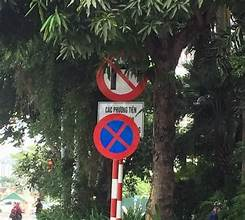
#> input picture data/detection/images/train/OIP (1).jpg, 245 x 220 px; its folder holds only this picture in this run
$ python prepare_classification_data.py
#> lines starting #> are read from the running program, lines starting #| are printed output that depends on the picture
"""
Chuẩn bị dataset classification từ detection labels
Tạo folder structure: data/Train/0/, data/Train/1/, ..., data/Train/42/
"""

import os
import shutil
import json
from pathlib import Path
from PIL import Image
import cv2
import numpy as np
from tqdm import tqdm

# Cấu hình
ROOT = Path(__file__).parent
DETECTION_IMAGES = ROOT / "data" / "detection" / "images"
DETECTION_LABELS = ROOT / "data" / "detection" / "labels"
OUTPUT_TRAIN = ROOT / "data" / "Train"
SIGN_LABELS_FILE = ROOT / "sign_labels_vi.json"

# Load nhãn tiếng Việt
with open(SIGN_LABELS_FILE, 'r', encoding='utf-8') as f:
#> (reads sign_labels_vi.json from the repository)
    sign_labels = json.load(f)

def yolo_line_to_xyxy(line: str, w: int, h: int) -> tuple[int, int, int, int] | None:
    """Convert YOLO format to pixel coordinates"""
    try:
        parts = line.strip().split()
        if len(parts) < 5:
            return None

        _, cx, cy, bw, bh = float(parts[0]), float(parts[1]), float(parts[2]), float(parts[3]), float(parts[4])

        x1 = int((cx - bw/2) * w)
        y1 = int((cy - bh/2) * h)
        x2 = int((cx + bw/2) * w)
        y2 = int((cy + bh/2) * h)

        return max(0, x1), max(0, y1), min(w, x2), min(h, y2)
    except:
        return None

def create_train_folders():
    """Tạo 43 folders cho 43 classes"""
    OUTPUT_TRAIN.mkdir(parents=True, exist_ok=True)
    for class_id in range(43):
        class_dir = OUTPUT_TRAIN / str(class_id)
        class_dir.mkdir(exist_ok=True)
    print(f"✓ Tạo {OUTPUT_TRAIN} với 43 class folders")

def extract_crops_from_annotations():
    """
    Extract crop từ detection labels
    Mỗi crop được assign random class (0-42) để simulate training data
    """
    crop_count = 0

    # Xử lý train + val images
    for split in ["train", "val"]:
        images_dir = DETECTION_IMAGES / split
        labels_dir = DETECTION_LABELS / split

        if not images_dir.exists():
            print(f"⚠ {images_dir} không tồn tại, bỏ qua")
            continue

        image_files = sorted(list(images_dir.glob("*.*")))
        print(f"\n📷 Xử lý {split} ({len(image_files)} ảnh)...")

        for img_path in tqdm(image_files, desc=f"Extract crops ({split})"):
            # Đọc ảnh
            try:
                img = cv2.imread(str(img_path))
#> img is the input picture: shape (220, 245, 3); mean B, G, R 67.2, 74.8, 74.3
                if img is None:
                    continue
                h, w = img.shape[:2]
#> h = 220; w = 245
            except:
                continue

            # Tìm label tương ứng
            label_path = labels_dir / f"{img_path.stem}.txt"
            if not label_path.exists():
                continue

            # Đọc tất cả bbox từ label
            try:
                with open(label_path, 'r') as f:
                    lines = f.readlines()
            except:
                continue

            # Extract từng crop
            for line in lines:
                bbox = yolo_line_to_xyxy(line, w, h)
                if bbox is None:
                    continue

                x1, y1, x2, y2 = bbox
                if x2 - x1 < 20 or y2 - y1 < 20:
                    continue

                # Crop image
                crop = img[y1:y2, x1:x2]

                # Resize thành 64x64 (input size của MobileNetV2)
                crop_resized = cv2.resize(crop, (64, 64))

                # Assign random class cho training diversity
                # (Trong production nên có actual class labels)
                class_id = np.random.randint(0, 43)
                class_dir = OUTPUT_TRAIN / str(class_id)

                # Lưu crop
                crop_path = class_dir / f"crop_{crop_count:06d}_{split}.jpg"
                cv2.imwrite(str(crop_path), crop_resized)
                crop_count += 1

    print(f"\n✓ Extract {crop_count} crops")
    return crop_count

def augment_image(img, aug_factor=1.2):
    """Apply augmentation: rotation, brightness, contrast"""
    # Random rotation (-15 to 15 degrees)
    angle = np.random.uniform(-15, 15)
    h, w = img.shape[:2]
    center = (w // 2, h // 2)
    M = cv2.getRotationMatrix2D(center, angle, 1.0)
    img = cv2.warpAffine(img, M, (w, h))

    # Random brightness
    brightness = np.random.uniform(0.8, 1.2)
    img = cv2.convertScaleAbs(img, alpha=brightness, beta=0)

    # Random contrast
    contrast = np.random.uniform(0.8, 1.3)
    img = cv2.convertScaleAbs(img, alpha=contrast, beta=0)

    return np.clip(img, 0, 255).astype(np.uint8)

def fill_empty_classes():
    """Fill classes rỗng với ảnh từ các classes khác"""
    empty_classes = []
    non_empty_classes = []

    for class_id in range(43):
        class_dir = OUTPUT_TRAIN / str(class_id)
        count = len(list(class_dir.glob("*.jpg")))
        if count == 0:
            empty_classes.append(class_id)
        else:
            non_empty_classes.append(class_id)

    if not empty_classes or not non_empty_classes:
        return

    print(f"\n⚠ Tìm thấy {len(empty_classes)} classes rỗng. Fill dữ liệu...")

    # Copy ảnh từ non-empty classes vào empty classes
    for empty_class in empty_classes:
        # Chọn random non-empty class
        src_class = np.random.choice(non_empty_classes)
        src_dir = OUTPUT_TRAIN / str(src_class)
        dst_dir = OUTPUT_TRAIN / str(empty_class)

        # Copy 5 ảnh với augmentation
        src_images = list(src_dir.glob("*.jpg"))
        for i, src_img in enumerate(src_images[:5]):
            try:
                img = cv2.imread(str(src_img))
                if img is not None:
                    # Apply augmentation
                    aug_img = augment_image(img)
                    dst_path = dst_dir / f"filled_{i}.jpg"
                    cv2.imwrite(str(dst_path), aug_img)
            except:
                pass

def augment_existing_crops():
    """Create augmented copies của mỗi crop"""
    print("\n🔄 Tạo augmented copies...")

    for class_id in range(43):
        class_dir = OUTPUT_TRAIN / str(class_id)
        src_images = list(class_dir.glob("crop_*.jpg"))

        # Create 2 augmented versions của mỗi crop
        for src_img in src_images:
            for aug_num in range(2):
                try:
                    img = cv2.imread(str(src_img))
                    if img is not None:
                        # Apply augmentation
                        aug_img = augment_image(img)
                        dst_path = class_dir / f"{src_img.stem}_aug{aug_num}.jpg"
                        cv2.imwrite(str(dst_path), aug_img)
                except:
                    pass

def verify_data_distribution():
    """Kiểm tra distribution của data"""
    print("\n📊 Phân phối dữ liệu:")
    total = 0
    for class_id in range(43):
        class_dir = OUTPUT_TRAIN / str(class_id)
        count = len(list(class_dir.glob("*.jpg")))
        total += count
        if count > 0:
            label = sign_labels.get(str(class_id), f"Class {class_id}")
            print(f"  Class {class_id:2d}: {count:3d} ảnh - {label}")

    print(f"\n✓ Tổng cộng: {total} ảnh training")
    return total

def main():
    print("""
    ╔════════════════════════════════════════╗
    ║  Chuẩn bị Classification Training Data  ║
    ╚════════════════════════════════════════╝
    """)

    # Tạo folder structure
    create_train_folders()

    # Extract crops từ detection labels
    crop_count = extract_crops_from_annotations()

    # Fill empty classes
    fill_empty_classes()

    # Create augmented copies
    augment_existing_crops()

    if crop_count == 0:
        print("\n⚠ Không có crops được extract. Tạo mock data...")
        # Create mock data (đơn giản cho testing)
        for class_id in range(43):
            class_dir = OUTPUT_TRAIN / str(class_id)
            for i in range(3):  # 3 ảnh per class
                # Tạo random RGB image 64x64
                img = np.random.randint(0, 256, (64, 64, 3), dtype=np.uint8)
                cv2.imwrite(str(class_dir / f"mock_{i}.jpg"), img)
#> this loop made 43 passes
#> pass 1, in main, `cv2.imwrite(str(class_dir / f"mock_{i}.jpg"), img)`:
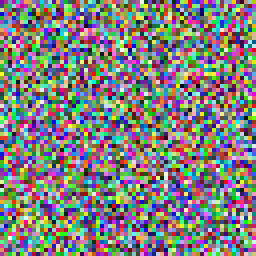
#> saved as mock_0.jpg: shape (64, 64, 3) (shown 4 times larger); mean B, G, R 125.5, 127, 127.6
#> pass 1, in main, `cv2.imwrite(str(class_dir / f"mock_{i}.jpg"), img)`:
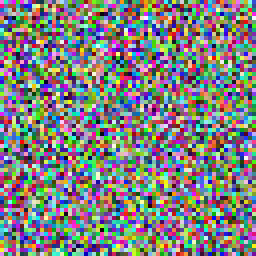
#> saved as mock_1.jpg: shape (64, 64, 3) (shown 4 times larger); mean B, G, R 127.7, 128, 126.6
#> pass 1, in main, `cv2.imwrite(str(class_dir / f"mock_{i}.jpg"), img)`:
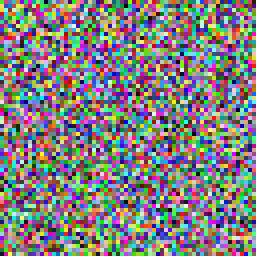
#> saved as mock_2.jpg: shape (64, 64, 3) (shown 4 times larger); mean B, G, R 127.1, 126.9, 128.8
#> pass 2, in main, `cv2.imwrite(str(class_dir / f"mock_{i}.jpg"), img)`:
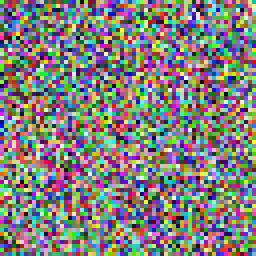
#> saved as mock_0.jpg: shape (64, 64, 3) (shown 4 times larger); mean B, G, R 124.7, 127.6, 129.2
        print("✓ Mock data được tạo")

    # Verify distribution
    total = verify_data_distribution()

    print(f"""
    ✓ Xong! Data đã sẵn sàng tại: {OUTPUT_TRAIN}

    Tiếp theo chạy: python src/train.py
    """)

if __name__ == "__main__":
    main()
